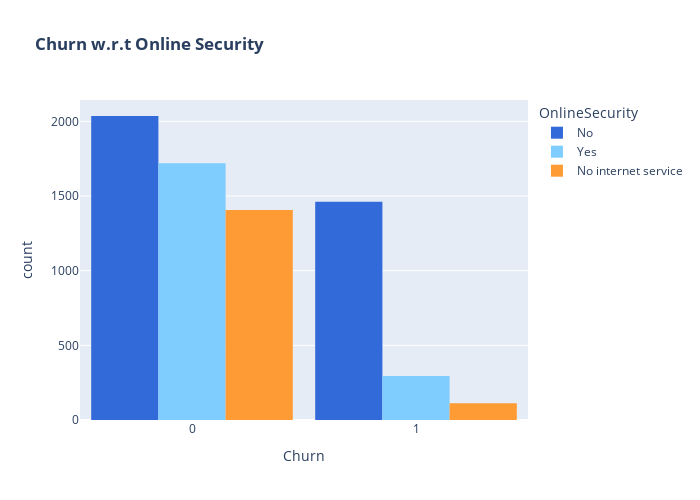

Notebook cell for this chart:
### Markdown cell above
* Eventhough the observed fraction of senior citizen is very less, most of the senior citizens churn.

---
<span style="font-family:serif; font-size:23px;"> Churn Distribution w.r.t Online Security </span>

### Code cell
color_map = {"Yes": "#7fcdff", "No": "#326ada", "No internet service":"#ff9b35"}
fig = px.histogram(df, x="Churn", color="OnlineSecurity", barmode="group", title="<b>Churn w.r.t Online Security</b>", color_discrete_map=color_map)
fig.update_layout(width=700, height=500, bargap=0.1)
fig.show()

### Figure 1 — Plotly figure (JSON) as saved in the notebook; plotly's stock layout.template omitted (floating-point values rounded to 4 significant figures; data arrays with more than 128 entries replaced by an {"elided": "..."} marker saying what was removed)
{"data": [{"alignmentgroup": "True", "bingroup": "x", "hovertemplate": "OnlineSecurity=No<br>Churn=%{x}<br>count=%{y}<extra></extra>", "legendgroup": "No", "marker": {"color": "#326ada", "pattern": {"shape": ""}}, "name": "No", "offsetgroup": "No", "orientation": "v", "showlegend": true, "type": "histogram", "x": {"elided": "3497 int values"}, "xaxis": "x", "yaxis": "y"}, {"alignmentgroup": "True", "bingroup": "x", "hovertemplate": "OnlineSecurity=Yes<br>Churn=%{x}<br>count=%{y}<extra></extra>", "legendgroup": "Yes", "marker": {"color": "#7fcdff", "pattern": {"shape": ""}}, "name": "Yes", "offsetgroup": "Yes", "orientation": "v", "showlegend": true, "type": "histogram", "x": {"elided": "2015 int values"}, "xaxis": "x", "yaxis": "y"}, {"alignmentgroup": "True", "bingroup": "x", "hovertemplate": "OnlineSecurity=No internet service<br>Churn=%{x}<br>count=%{y}<extra></extra>", "legendgroup": "No internet service", "marker": {"color": "#ff9b35", "pattern": {"shape": ""}}, "name": "No internet service", "offsetgroup": "No internet service", "orientation": "v", "showlegend": true, "type": "histogram", "x": {"elided": "1520 int values"}, "xaxis": "x", "yaxis": "y"}], "layout": {"bargap": 0.1, "barmode": "group", "height": 500, "legend": {"title": {"text": "OnlineSecurity"}, "tracegroupgap": 0}, "title": {"text": "<b>Churn w.r.t Online Security</b>"}, "width": 700, "xaxis": {"anchor": "y", "domain": [0, 1], "title": {"text": "Churn"}}, "yaxis": {"anchor": "x", "domain": [0, 1], "title": {"text": "count"}}}}
